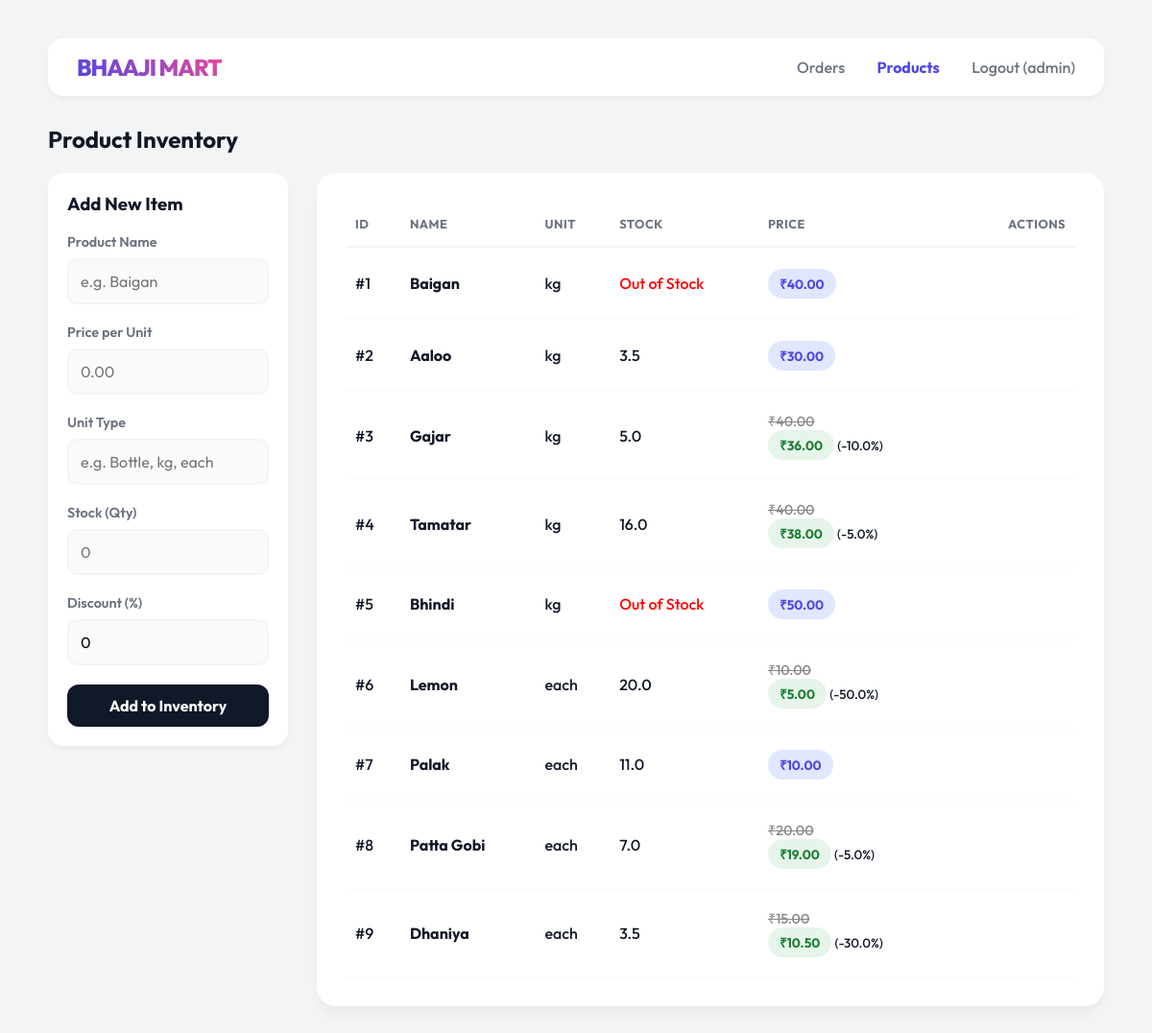
Screenshot of /products (signed in) with the database file from the repository.
### tables this page shows
CREATE TABLE users (
        id INTEGER PRIMARY KEY AUTOINCREMENT,
        username TEXT NOT NULL UNIQUE,
        password_hash TEXT NOT NULL,
        role TEXT NOT NULL CHECK(role IN ('admin', 'customer'))
    );

CREATE TABLE products (
        product_id INTEGER PRIMARY KEY AUTOINCREMENT,
        name TEXT NOT NULL,
        price REAL NOT NULL,
        unit TEXT NOT NULL,
        stock REAL NOT NULL DEFAULT 0 CHECK(stock >= 0),
        discount REAL NOT NULL DEFAULT 0 CHECK(discount >= 0 AND discount <= 100)
    );

### backend/app.py (the view, shortened to what this page needs)
@app.route("/products", methods=["GET", "POST"])
@admin_required
def products():
    products = get_all_products()
    return render_template("products.html", products=products)

### backend/app.py (called while the page is built)
@login_manager.user_loader
def load_user(user_id):
    conn = get_connection()
    user_data = conn.execute("SELECT * FROM users WHERE id = ?", (user_id,)).fetchone()
    conn.close()
    if user_data:
        return User(user_data['id'], user_data['username'], user_data['password_hash'], user_data['role'])
    return None

def admin_required(f):
    @wraps(f)
    @login_required
    def decorated_function(*args, **kwargs):
        if current_user.role != 'admin':
            return "403 Forbidden: Admins only", 403
        return f(*args, **kwargs)
    return decorated_function

### backend/db.py (called while the page is built)
def get_connection():
    conn = sqlite3.connect(DB_NAME)
    conn.row_factory = sqlite3.Row
    return conn

### backend/products.py (called while the page is built)
def get_all_products():
    conn = get_connection()
    products = conn.execute("SELECT * FROM products").fetchall()
    conn.close()
    return products

### templates/products.html
{% extends "base.html" %}
{% block content %}
<div class="page-header flex-between">
    <h2 class="page-title">Product Inventory</h2>
</div>
<div class="dashboard-grid">
    <div class="sidebar">
        <div class="card">
            <h3 style="margin-top:0">Add New Item</h3>
            <form action="/products" method="POST">
                <div class="form-group">
                    <label>Product Name</label>
                    <input type="text" name="name" placeholder="e.g. Baigan" required>
                </div>
                <div class="form-group">
                    <label>Price per Unit</label>
                    <input type="number" name="price" step="0.01" placeholder="0.00" required>
                </div>
                <div class="form-group">
                    <label>Unit Type</label>
                    <input type="text" name="unit" placeholder="e.g. Bottle, kg, each" required>
                </div>
                <div class="form-group">
                    <label>Stock (Qty)</label>
                    <input type="number" name="stock" placeholder="0" min="0" step="0.001" required>
                </div>
                <div class="form-group">
                    <label>Discount (%)</label>
                    <input type="number" name="discount" placeholder="0" min="0" max="100" step="0.1" value="0">
                </div>
                <button type="submit" class="btn btn-block">Add to Inventory</button>
            </form>
        </div>
    </div>
    <div class="main-content">
        <table>
            <thead>
                <tr>
                    <th>ID</th>
                    <th>Name</th>
                    <th>Unit</th>
                    <th>Stock</th>
                    <th>Price</th>
                    <th class="text-right">Actions</th>
                </tr>
            </thead>
            <tbody>
                {% if products %}
                {% for product in products %}
                <tr>
                    <td>#{{ product.product_id }}</td>
                    <td style="font-weight: 700;">{{ product.name }}</td>
                    <td>{{ product.unit }}</td>
                    <td>
                        {% if product.stock > 0 %}
                        {{ product.stock }}
                        {% else %}
                        <span style="color: red;">Out of Stock</span>
                        {% endif %}
                    </td>
                    <td>
                        {% if product.discount > 0 %}
                        <span style="text-decoration: line-through; color: #888; font-size: 0.9em;">₹{{
                            "%.2f"|format(product.price) }}</span><br>
                        <span class="tag" style="background: #e6f4ea; color: #1e7e34;">₹{{ "%.2f"|format(product.price *
                            (1 - product.discount / 100)) }}</span>
                        <small class="text-muted">(-{{ product.discount }}%)</small>
                        {% else %}
                        <span class="tag">₹{{ "%.2f"|format(product.price) }}</span>
                        {% endif %}
                    </td>
                    <td class="text-right">
                        <a href="/edit_product/{{ product.product_id }}" class="icon-action" title="Edit">
                            <lord-icon src="https://cdn.lordicon.com/exymduqj.json" trigger="hover"
                                colors="primary:#121331,secondary:#000000" style="width:24px;height:24px">
                            </lord-icon>
                        </a>
                        <a href="/delete_product/{{ product.product_id }}" class="icon-action"
                            onclick="return confirm('Delete this item?')" title="Delete">
                            <lord-icon src="https://cdn.lordicon.com/oqeixref.json" trigger="hover"
                                style="width:24px;height:24px">
                            </lord-icon>
                        </a>
                    </td>
                </tr>
                {% endfor %}
                {% else %}
                <tr>
                    <td colspan="6" style="text-align:center; color: var(--text-sub);">No products in inventory.</td>
                </tr>
                {% endif %}
            </tbody>
        </table>
    </div>
</div>
{% endblock %}

### templates/base.html (shortened to what this page needs)
<!DOCTYPE html>
<html lang="en">
<head>
    <link rel="stylesheet" href="{{ url_for('static', filename='style.css') }}">
</head>
<body>
    <div class="container">
        <div class="top-bar">
            <a href="/" class="logo">Bhaaji Mart</a>
            <div class="nav">
                {% if current_user.is_authenticated %}
                <a href="/"
                    class="{% if request.path == '/' or request.path.startswith('/order/') %}active{% endif %}">Orders</a>
                {% if current_user.role == 'admin' %}
                <a href="/products"
                    class="{% if request.path == '/products' or request.path.startswith('/edit_product') %}active{% endif %}">Products</a>
                {% endif %}
                <a href="/logout">Logout ({{ current_user.username }})</a>
                {% else %}
                <a href="/login" class="{% if request.path == '/login' %}active{% endif %}">Login</a>
                {% endif %}
            </div>
        </div>
        {% block content %}{% endblock %}
    </div>
</body>
</html>

### static/style.css (style rules this page uses)
:root { --bg-color: #f3f4f6; --surface: #ffffff; --primary: #4f46e5; --accent: #ec4899; --text-main: #111827; --text-sub: #6b7280; --border-light: #f9fafb; --input-bg: #f9fafb; --danger: #ef4444; }
body { background-color: var(--bg-color); color: var(--text-main); font-family: 'Outfit', sans-serif; margin: 0; padding: 40px; min-height: 100vh; }
.container { max-width: 1100px; margin: 0 auto; }
.top-bar { display: flex; justify-content: space-between; align-items: center; margin-bottom: 30px; background: var(--surface); padding: 15px 30px; border-radius: 16px; box-shadow: 0 4px 6px -1px rgba(0, 0, 0, 0.05); }
.logo { font-weight: 800; font-size: 1.5em; background: linear-gradient(45deg, var(--primary), var(--accent)); -webkit-background-clip: text; background-clip: text; -webkit-text-fill-color: transparent; text-transform: uppercase; letter-spacing: -1px; text-decoration: none; display: block; }
.nav a { text-decoration: none; color: var(--text-sub); font-weight: 500; margin-left: 30px; transition: 0.2s; }
.nav a.active { color: var(--primary); font-weight: 700; }
.dashboard-grid { display: grid; grid-template-columns: 250px 1fr; gap: 30px; }
.sidebar { display: flex; flex-direction: column; gap: 20px; }
.main-content { background: var(--surface); border-radius: 20px; padding: 30px; box-shadow: 0 10px 15px -3px rgba(0, 0, 0, 0.05); }
.card { background: var(--surface); padding: 20px; border-radius: 16px; box-shadow: 0 4px 6px -1px rgba(0, 0, 0, 0.05); margin-bottom: 20px; }
table { width: 100%; border-collapse: collapse; }
th { text-align: left; padding: 15px 10px; color: var(--text-sub); font-size: 0.8em; text-transform: uppercase; letter-spacing: 0.5px; border-bottom: 2px solid #f3f4f6; }
td { padding: 20px 10px; border-bottom: 1px solid #f9fafb; font-weight: 500; }
.tag { background: #e0e7ff; color: var(--primary); padding: 6px 12px; border-radius: 20px; font-size: 0.85em; font-weight: 700; display: inline-block; }
.btn { display: inline-block; background: var(--text-main); color: #fff; border: none; padding: 12px 24px; border-radius: 12px; font-weight: 700; font-family: 'Outfit', sans-serif; font-size: 1em; cursor: pointer; text-decoration: none; text-align: center; transition: 0.2s; }
.btn-block { display: block; width: 100%; box-sizing: border-box; }
.form-group { margin-bottom: 20px; }
label { display: block; margin-bottom: 8px; font-weight: 600; color: var(--text-sub); font-size: 0.9em; }
textarea, input[type="text"], input[type="number"] { width: 100%; padding: 12px; border-radius: 10px; border: 2px solid var(--bg-color); background: var(--input-bg); font-family: 'Outfit', sans-serif; font-size: 1em; box-sizing: border-box; transition: 0.2s; }
.page-title { margin-top: 0; margin-bottom: 20px; }
.text-right { text-align: right; }
.flex-between { display: flex; justify-content: space-between; align-items: center; }
a.icon-action { display: inline-flex; align-items: center; justify-content: center; padding: 5px; border-radius: 8px; transition: background 0.2s; }

### rows the page displays
users: username "admin"
products: product_id "1", name "Baigan", unit "kg", stock "Out of Stock", price "40.00"
products: product_id "2", name "Aaloo", unit "kg", stock "3.5", price "30.00"
products: product_id "3", name "Gajar", unit "kg", stock "5.0", price "40.00", price+discount "36.00", discount "10.0"
products: product_id "4", name "Tamatar", unit "kg", stock "16.0", price "40.00", price+discount "38.00", discount "5.0"
products: product_id "5", name "Bhindi", unit "kg", stock "Out of Stock", price "50.00"
products: product_id "6", name "Lemon", unit "each", stock "20.0", price "10.00", price+discount "5.00", discount "50.0"
products: product_id "7", name "Palak", unit "each", stock "11.0", price "10.00"
products: product_id "8", name "Patta Gobi", unit "each", stock "7.0", price "20.00", price+discount "19.00", discount "5.0"
products: product_id "9", name "Dhaniya", unit "each", stock "3.5", price "15.00", price+discount "10.50", discount "30.0"
